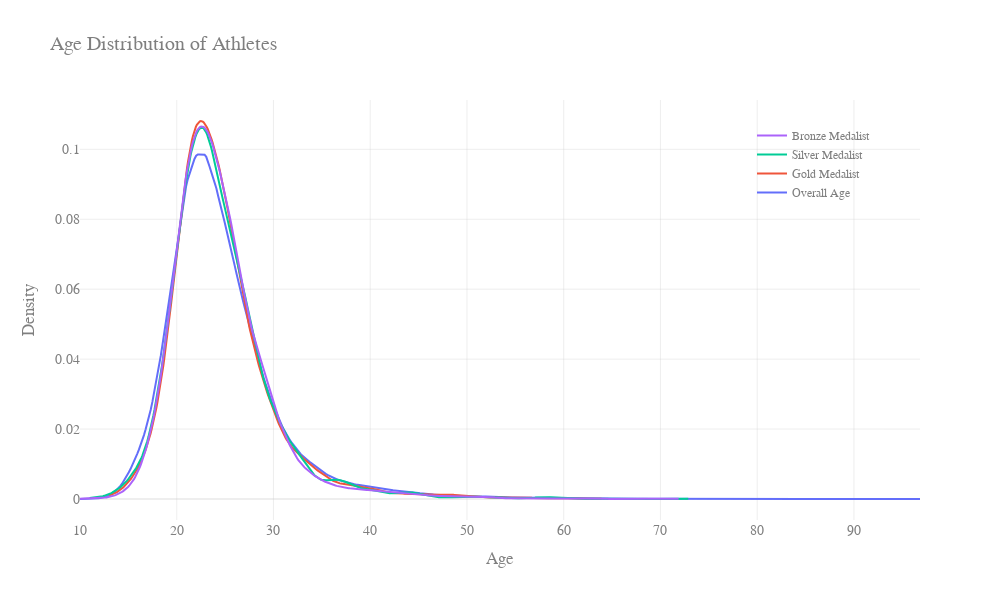

Source (notebook cell):
### Code cell
fig = ff.create_distplot(
    [x1, x2, x3, x4], 
    ['Overall Age', 'Gold Medalist', 'Silver Medalist', 'Bronze Medalist'], 
    show_hist=False, 
    show_rug=False,
    colors=['#636EFA', '#EF553B', '#00CC96', '#AB63FA']
)

fig.update_layout(
    title='Age Distribution of Athletes',
    xaxis_title='Age',
    yaxis_title='Density',
    plot_bgcolor='rgba(0,0,0,0)',
    paper_bgcolor='rgba(0,0,0,0)',
    font=dict(family='Arial, sans-serif', size=14, color='#7f7f7f'),
    legend=dict(x=0.8, y=0.95, font=dict(size=12)),
    xaxis=dict(gridcolor='rgba(200,200,200,0.3)', zerolinecolor='rgba(200,200,200,0.3)'),
    yaxis=dict(gridcolor='rgba(200,200,200,0.3)', zerolinecolor='rgba(200,200,200,0.3)'),
    width=1000,  
    height=600   
)

fig.show()

### Figure 1 — Plotly figure (JSON) as saved in the notebook; plotly's stock layout.template omitted (floating-point values rounded to 4 significant figures; data arrays with more than 128 entries replaced by an {"elided": "..."} marker saying what was removed)
{"data": [{"legendgroup": "Overall Age", "marker": {"color": "#636EFA"}, "mode": "lines", "name": "Overall Age", "showlegend": true, "type": "scatter", "x": {"elided": "500 float values"}, "xaxis": "x", "y": {"elided": "500 float values"}, "yaxis": "y"}, {"legendgroup": "Gold Medalist", "marker": {"color": "#EF553B"}, "mode": "lines", "name": "Gold Medalist", "showlegend": true, "type": "scatter", "x": {"elided": "500 float values"}, "xaxis": "x", "y": {"elided": "500 float values"}, "yaxis": "y"}, {"legendgroup": "Silver Medalist", "marker": {"color": "#00CC96"}, "mode": "lines", "name": "Silver Medalist", "showlegend": true, "type": "scatter", "x": {"elided": "500 float values"}, "xaxis": "x", "y": {"elided": "500 float values"}, "yaxis": "y"}, {"legendgroup": "Bronze Medalist", "marker": {"color": "#AB63FA"}, "mode": "lines", "name": "Bronze Medalist", "showlegend": true, "type": "scatter", "x": {"elided": "500 float values"}, "xaxis": "x", "y": {"elided": "500 float values"}, "yaxis": "y"}], "layout": {"barmode": "overlay", "font": {"color": "#7f7f7f", "family": "Arial, sans-serif", "size": 14}, "height": 600, "hovermode": "closest", "legend": {"font": {"size": 12}, "traceorder": "reversed", "x": 0.8, "y": 0.95}, "paper_bgcolor": "rgba(0, 0, 0, 0)", "plot_bgcolor": "rgba(0, 0, 0, 0)", "title": {"text": "Age Distribution of Athletes"}, "width": 1000, "xaxis": {"anchor": "y2", "autorange": true, "domain": [0, 1], "gridcolor": "rgba(200,200,200,0.3)", "range": [10, 96.83], "title": {"text": "Age"}, "type": "linear", "zeroline": false, "zerolinecolor": "rgba(200,200,200,0.3)"}, "yaxis": {"anchor": "free", "autorange": true, "domain": [0, 1], "gridcolor": "rgba(200,200,200,0.3)", "position": 0, "range": [-0.006005, 0.1141], "title": {"text": "Density"}, "type": "linear", "zerolinecolor": "rgba(200,200,200,0.3)"}}}
